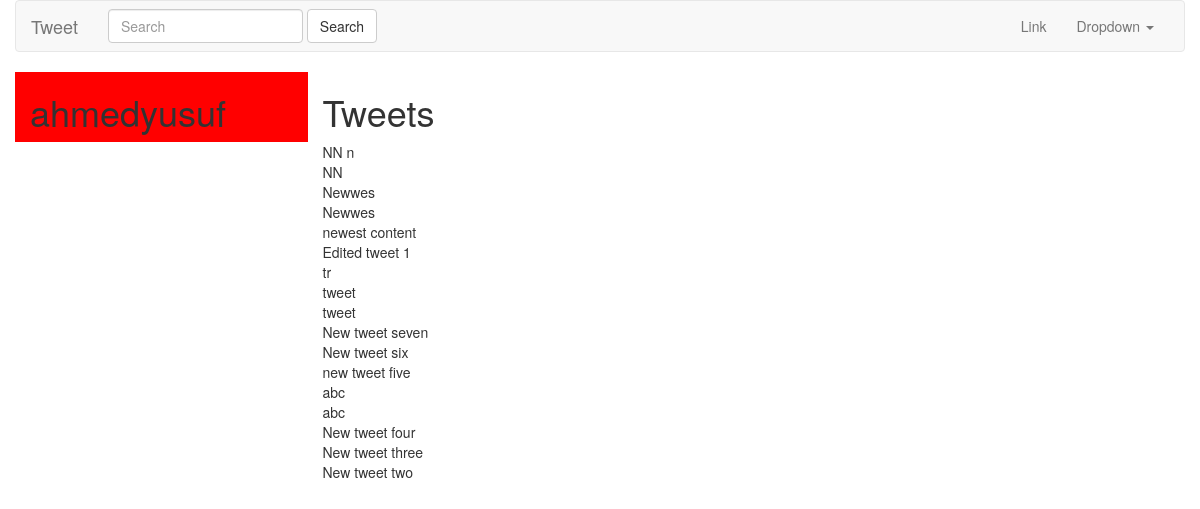
/profiles/ahmedyusuf/, run on an earlier commit of the app's database.
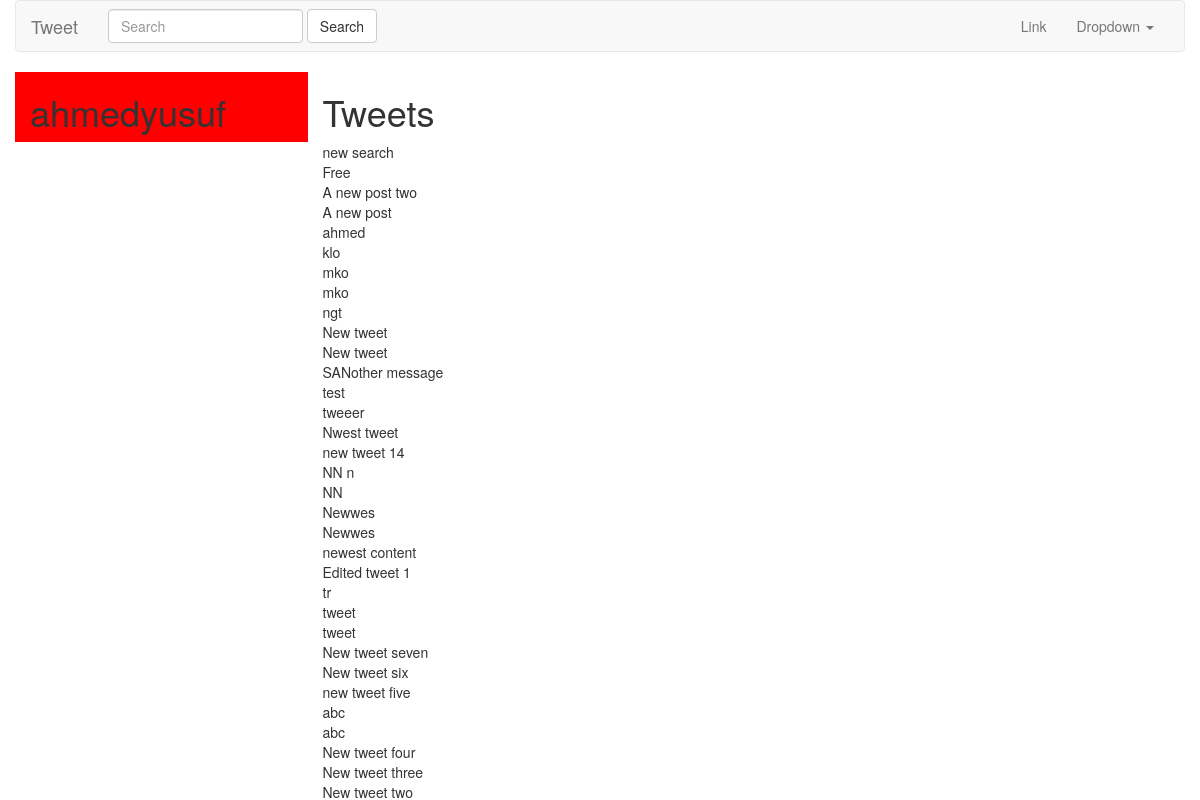
And on a later commit of the database.
### tweets/models.py (models this page shows, shortened)
class Tweet(models.Model):
    user = models.ForeignKey(settings.AUTH_USER_MODEL)
    content = models.CharField(max_length=140, validators=[validate_content])
    updated     = models.DateTimeField(auto_now=True)
    timestamp   = models.DateTimeField(auto_now_add=True)
    def __str__(self):
        return str(self.content)
    class Meta:
        ordering = ['-timestamp']

### accounts/views.py (the view)
# urls.py: url(r'^(?P<username>[\w.@+-]+)/$', UserDetailView.as_view(), name='detail'),
class UserDetailView(DetailView):
    template_name = "accounts/user_detail.html"
    queryset = User.objects.all()
    def get_object(self):
        return get_object_or_404(User, username__iexact=self.kwargs.get("username"))

### accounts/templates/accounts/user_detail.html
{% extends "base.html" %}
{% block content %}
    <div class='row'>
        <div class='col-sm-3 col-xs-12' style='background-color:red;'>
        <h1>{{ object.username }}</h1>
        </div>
        <div class='col-sm-9 '>
             <h1>Tweets</h1>
             {% for tweet in object.tweet_set.all %}
                {{tweet}}</br>
             {% endfor %}
        </div>
    </div>
{% endblock content %}

### templates/base.html (shortened to what this page needs)
{% load static %}
<html lang="en">
  <head>
    <link href="{% static 'css/bootstrap.min.css' %}" rel="stylesheet">
  </head>
  <body>
    <div class='container-fluid'>
        {% include "navbar.html" %}
        <div class='container'>
        {% block content %}
        {% endblock content %}
        </div>
    </div>
  </body>
</html>

### templates/navbar.html (shortened to what this page needs)
<nav class="navbar navbar-default">
  <div class="container-fluid">
    <div class="navbar-header">
      <a class="navbar-brand" href="{% url 'home' %}">Tweet </a>
    </div>
    <div class="collapse navbar-collapse" id="bs-example-navbar-collapse-1">
      {% include "tweets/search_form.html" %}
      <ul class="nav navbar-nav navbar-right">
        <li><a href="#">Link</a></li>
        <li class="dropdown">
          <a href="#" class="dropdown-toggle" data-toggle="dropdown" role="button" aria-haspopup="true" aria-expanded="false">Dropdown <span class="caret"></span></a>
        </li>
      </ul>
    </div>
  </div>
</nav>

### tweets/templates/tweets/search_form.html
<form id="navbar-search-form" class="navbar-form navbar-left" method='GET' action='{% url "tweet:list" %}'>
    <div class="form-group">
        <input type="text" class="form-control" name='q' placeholder='Search' value="{{ request.Get.q }}">
    </div>
    <input type='submit' class="btn btn-default"  value='Search'>
</form>

What changed in the data, as far as the page shows it:
added Tweet: content "new search"
added Tweet: content "Free"
added Tweet: content "A new post two"
added Tweet: content "A new post"
added Tweet: content "ahmed"
added Tweet: content "klo"
added Tweet: content "mko"
added Tweet: content "mko"
added Tweet: content "ngt"
added Tweet: content "New tweet"
added Tweet: content "New tweet"
added Tweet: content "SANother message"
added Tweet: content "test"
added Tweet: content "tweeer"
added Tweet: content "Nwest tweet"
added Tweet: content "new tweet 14"
